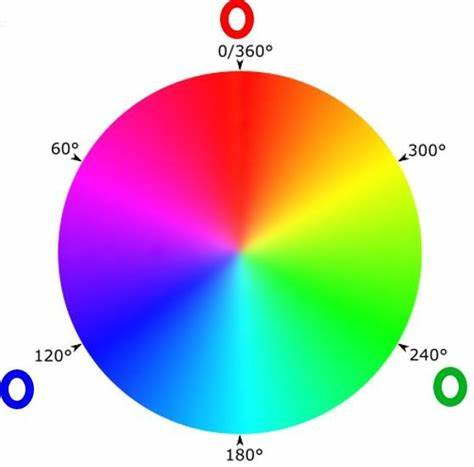
//> input picture training_codes/images/espectro.png, 474 x 467 px
$ ./RGBchanels_v3   (built with g++ and OpenCV 4)
//> lines starting //> are read from the running program, lines starting //| are printed output that depends on the picture
#include <filesystem>
#include <iostream>
#include <opencv2/highgui.hpp>
#include <opencv2/opencv.hpp>

using namespace cv;
using namespace std;

// ERRADO

int main(void) {

  // defining path
  string path = "../images/espectro.png";
  Mat image = imread(path);
//> image is the input picture: 467 rows x 474 cols, CV_8UC3; mean B, G, R 194.1, 194.4, 196.4

  // creating correct path
  filesystem::path outdir = "../results/RGBcode/test_2/";
  filesystem::create_directories(outdir);

  // error handling //

  if (image.empty()) {
    cerr << "Error: Could not load image\n";
    return -1;
  }

  if (image.channels() != 3) {
    cerr << "Error: Image is not RGB\n";
    return -1;
  }

  // split image into 3 channels
  vector<Mat> channels;
  split(image, channels);
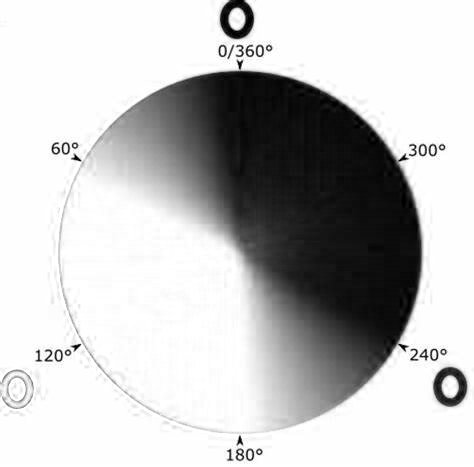
//> channels[0]: 467 rows x 474 cols, CV_8UC1; min 0, max 255, mean 194.1
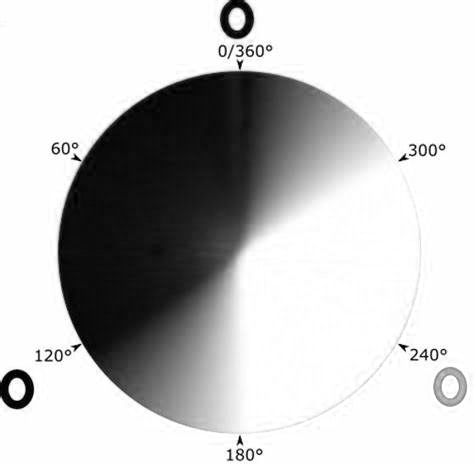
//> channels[1]: 467 rows x 474 cols, CV_8UC1; min 0, max 255, mean 194.4
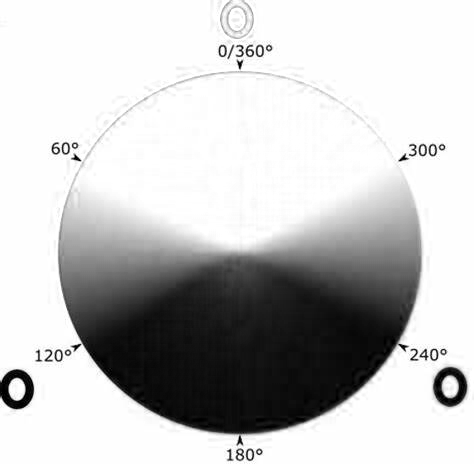
//> channels[2]: 467 rows x 474 cols, CV_8UC1; min 0, max 255, mean 196.4
  // [0] = blue; [1] = green; [2] = red;

  // getting the same reference
  vector<Mat> noBlue = channels;
  vector<Mat> noGreen = channels;
  vector<Mat> noRed = channels;

  // removing specfic color for each

  noBlue[0] = Mat::zeros(image.size(), CV_8UC1);
//> noBlue[0]: 467 rows x 474 cols, CV_8UC1; every value is 0
  noGreen[1] = Mat::zeros(image.size(), CV_8UC1);
  noRed[2] = Mat::zeros(image.size(), CV_8UC1);

  Mat imageNoBlue, imageNoGreen, imageNoRed;
  merge(noBlue, imageNoBlue);
//> imageNoBlue: 467 rows x 474 cols, CV_8UC3; every value is 0
  merge(noGreen, imageNoGreen);
  merge(noRed, imageNoRed);

  // Convert original to grey
  Mat grayImage;
  cvtColor(image, grayImage, COLOR_BGR2GRAY);
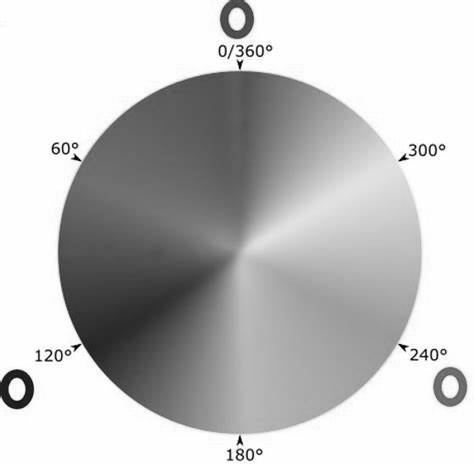
//> grayImage: 467 rows x 474 cols, CV_8UC1; min 0, max 255, mean 194.9

  // Display Results

  imwrite("../results/RGBcode/test_2/no_blue.png", imageNoBlue);
  imwrite("../results/RGBcode/test_2/no_green.png", imageNoGreen);
  imwrite("../results/RGBcode/test_2/no_red.png", imageNoRed);
  imwrite("../results/RGBcode/test_2/gray.png", grayImage);

  // [9 lines of commented-out code are left out]

  return 0;
}
